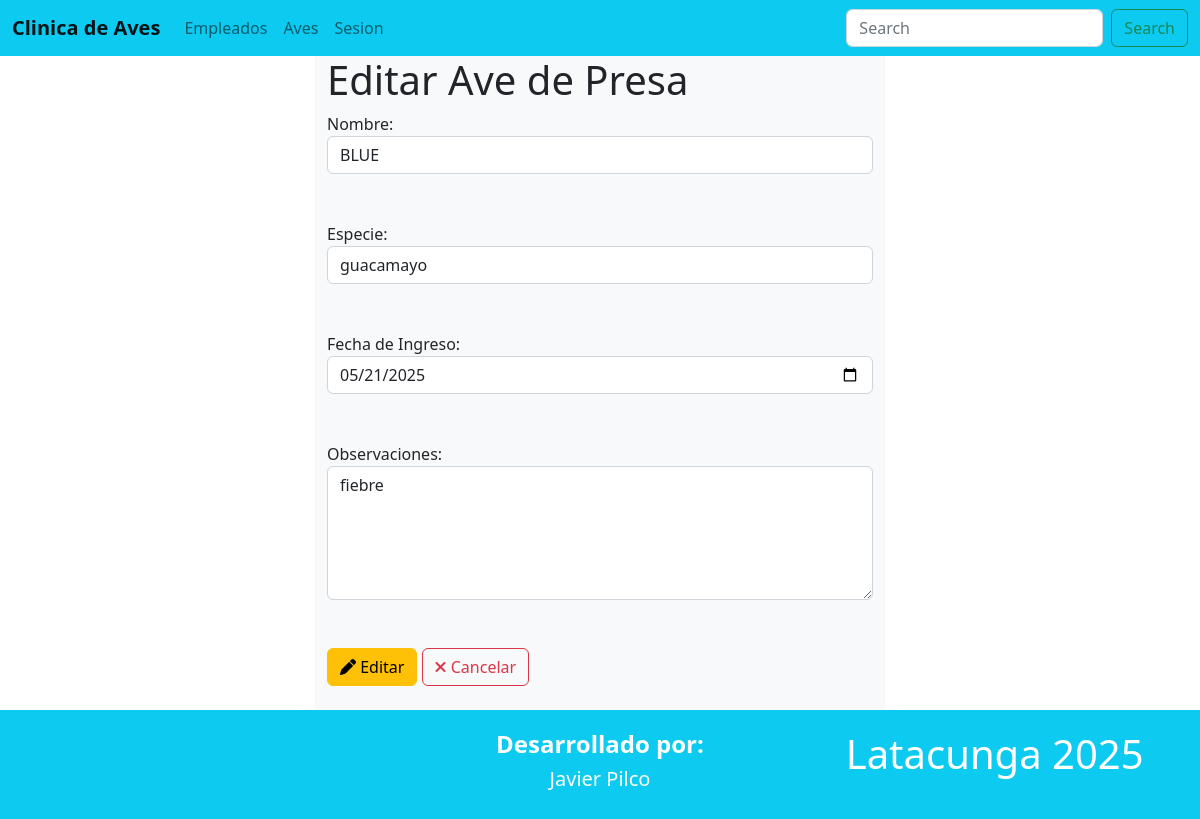
Page /editarAve/1 on the committed database.
### Aplicaciones/Modulo/models.py (models this page shows, shortened)
class AveDePresa(models.Model):
    nombre = models.CharField(max_length=100)
    especie = models.CharField(max_length=50)
    fecha_ingreso = models.DateField()
    observaciones = models.TextField(blank=True)

### Aplicaciones/Modulo/views.py (the view)
# urls.py: path('editarAve/<id>', views.editarAve),
def editarAve(request, id):
    ave = AveDePresa.objects.get(id=id)
    return render(request, "editarAve.html", {'ave': ave})

### Aplicaciones/Modulo/templates/editarAve.html (shortened to what this page needs)
{% extends './plantilla.html' %}
{% block contenido %}
<div class="row">
    <div class="col-md-3"></div>
    <div class="col-md-6 bg-light">
        <h1>Editar Ave de Presa</h1>
        <form action="/procesarEdicionAve" method="post">
            <label for="nombre">Nombre:</label><br>
            <input class="form-control" type="text" name="nombre" id="nombre" value="{{ ave.nombre }}" required> <br> <br>
            <label for="especie">Especie:</label><br>
            <input class="form-control" type="text" name="especie" id="especie" value="{{ ave.especie }}" required> <br> <br>
            <label for="fecha_ingreso">Fecha de Ingreso:</label><br>
            <input class="form-control" type="date" name="fecha_ingreso" id="fecha_ingreso" value="{{ ave.fecha_ingreso|date:'Y-m-d' }}" required> <br> <br>
            <label for="observaciones">Observaciones:</label><br>
            <textarea class="form-control" name="observaciones" id="observaciones" rows="5">{{ ave.observaciones }}</textarea> <br> <br>
            <button class="btn btn-warning" type="submit">
                <i class="fa fa-pen"></i> Editar
            </button>
            <a class="btn btn-outline-danger" href="/aves">
                <i class="fa fa-times"></i> Cancelar
            </a>
        </form>
        <br>
    </div>
    <div class="col-md-3"></div>
</div>
{% endblock %}

### rows in the picture
AveDePresa: nombre "BLUE", especie "guacamayo", fecha_ingreso "05/21/2025", observaciones "fiebre"
